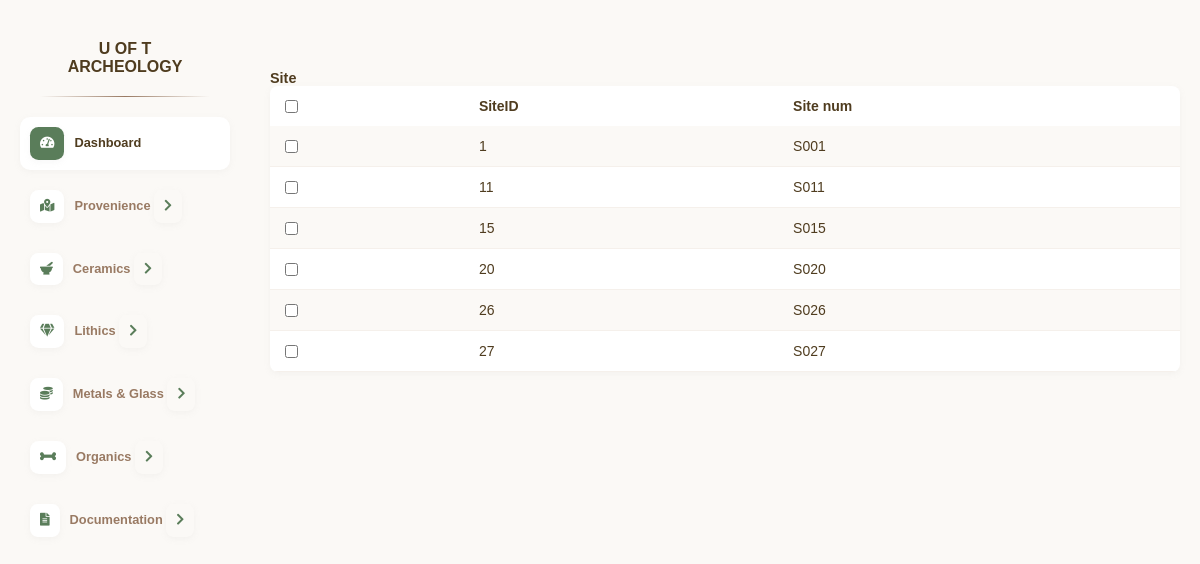
Page /Site/ on the earlier database version.
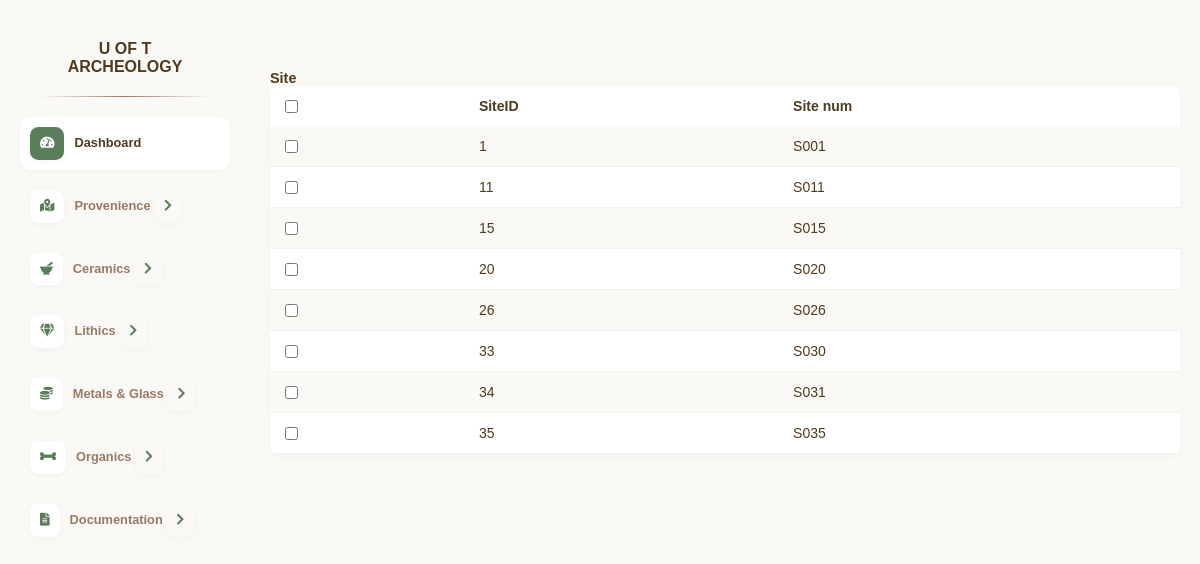
Same page on the later database version.
### myapp/models.py (models this page shows)
class Site(models.Model):
    SiteID = models.AutoField(primary_key=True)
    Site_num = models.CharField(max_length=50, unique=True)
    def __str__(self):
        return str(self.Site_num)

### myapp/views.py (the view, shortened to what this page needs)
# urls.py: path('<str:model_name>/', views.table_view, name='table_view'),
def table_view(request, model_name):
    model = apps.get_model(app_label='myapp', model_name=model_name)
    try:
        objects = model.objects.all()
        print(f"Successfully retrieved {objects.count()} objects")
        for obj in objects:
            print(f"Object: {obj}")
    except Exception as e:
        print(f"Error retrieving objects: {e}")
        objects = []
    can_add = False
    can_edit = False
    can_delete = False
    headers = [{
        'name': field.name,
        'verbose_name': field.verbose_name,
        'is_primary_key': field.primary_key,
        'type': field.get_internal_type()
    } for field in model._meta.fields]
    return render(request, 'table_view.html', {
        'objects': objects,
        'headers': headers,
        'model_name': model_name,
        'can_add': can_add,
        'can_edit': can_edit,
        'can_delete': can_delete,
        'is_editor': request.user.is_authenticated and request.user.groups.filter(name='Editor').exists(),
        'is_admin': request.user.is_authenticated and request.user.is_superuser,
    })

### myapp/templatetags/custom_filters.py (called while the page is built)
@register.filter
def attr(obj, attr_name):
    return getattr(obj, attr_name)

### templates/table_view.html (shortened to what this page needs)
{% load static %}
{% load custom_filters %}
<html lang="en">
<head>
    <link rel="stylesheet" href="{% static 'css/styles.css' %}">
    <link rel="stylesheet" href="https://cdnjs.cloudflare.com/ajax/libs/font-awesome/5.15.4/css/all.min.css">
</head>
<body>
    <div class="sidebar">
        <div>
        <div class="logo">U OF T ARCHEOLOGY<hr></div>
        <a href="{% url 'dashboard' %}" class="current-page">
            <i class="fas fa-tachometer-alt"></i>Dashboard
        </a>
        <div class="dropdown">
            <a href="#" class="dropdown-trigger">
            <i class="fas fa-map-marked-alt"></i>Provenience
            <i class="fas fa-chevron-right"></i>
            </a>
        </div>
        <div class="dropdown">
            <a href="#" class="dropdown-trigger">
            <i class="fas fa-mortar-pestle"></i>Ceramics
            <i class="fas fa-chevron-right"></i>
            </a>
        </div>
        <div class="dropdown">
            <a href="#" class="dropdown-trigger">
            <i class="fas fa-gem"></i>Lithics
            <i class="fas fa-chevron-right"></i>
            </a>
        </div>
        <div class="dropdown">
            <a href="#" class="dropdown-trigger">
            <i class="fas fa-coins"></i>Metals & Glass
            <i class="fas fa-chevron-right"></i>
            </a>
        </div>
        <div class="dropdown">
            <a href="#" class="dropdown-trigger">
            <i class="fas fa-bone"></i>Organics
            <i class="fas fa-chevron-right"></i>
            </a>
        </div>
        <div class="dropdown">
            <a href="#" class="dropdown-trigger">
            <i class="fas fa-file-alt"></i>Documentation
            <i class="fas fa-chevron-right"></i>
            </a>
        </div>
        </div>
    </div>
    <div class="main-content">
        <h2>{{ model_name }}</h2>
        <table class="sites-table">
        <thead>
          <tr>
            <th><input type="checkbox" id="selectAll" onclick="toggleSelectAll()"></th>
            {% for header in headers %}
            <th>{{ header.verbose_name }}</th>
            {% endfor %}
          </tr>
        </thead>
        <tbody>
            {% for object in objects %}
            <tr data-model-name="{{ model_name }}" data-object-id="{{ object|attr:headers.0.name }}">
                <td><input type="checkbox" class="row-selector" onclick="updateButtonStates()"></td>
                {% for header in headers %}
                <td>{{ object|attr:header.name }}</td>
                {% endfor %}
            </tr>
            {% endfor %}
        </tbody>
        </table>
      </div>
</body>

Differences in the rows shown:
removed Site: headers "27" "S027"
added Site: headers "33" "S030"
added Site: headers "34" "S031"
added Site: headers "35" "S035"
